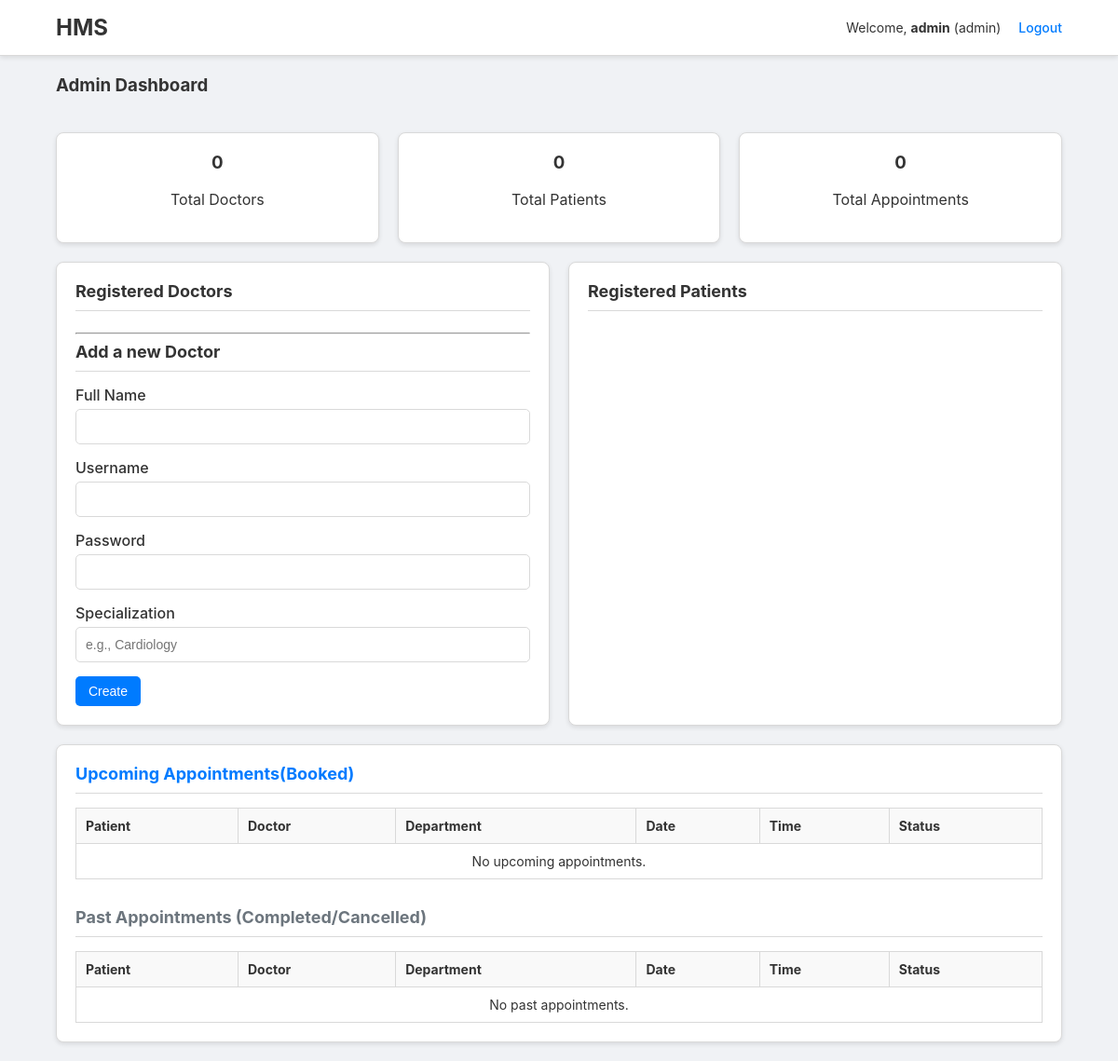
The page /admin (signed in) on the database as committed earlier.
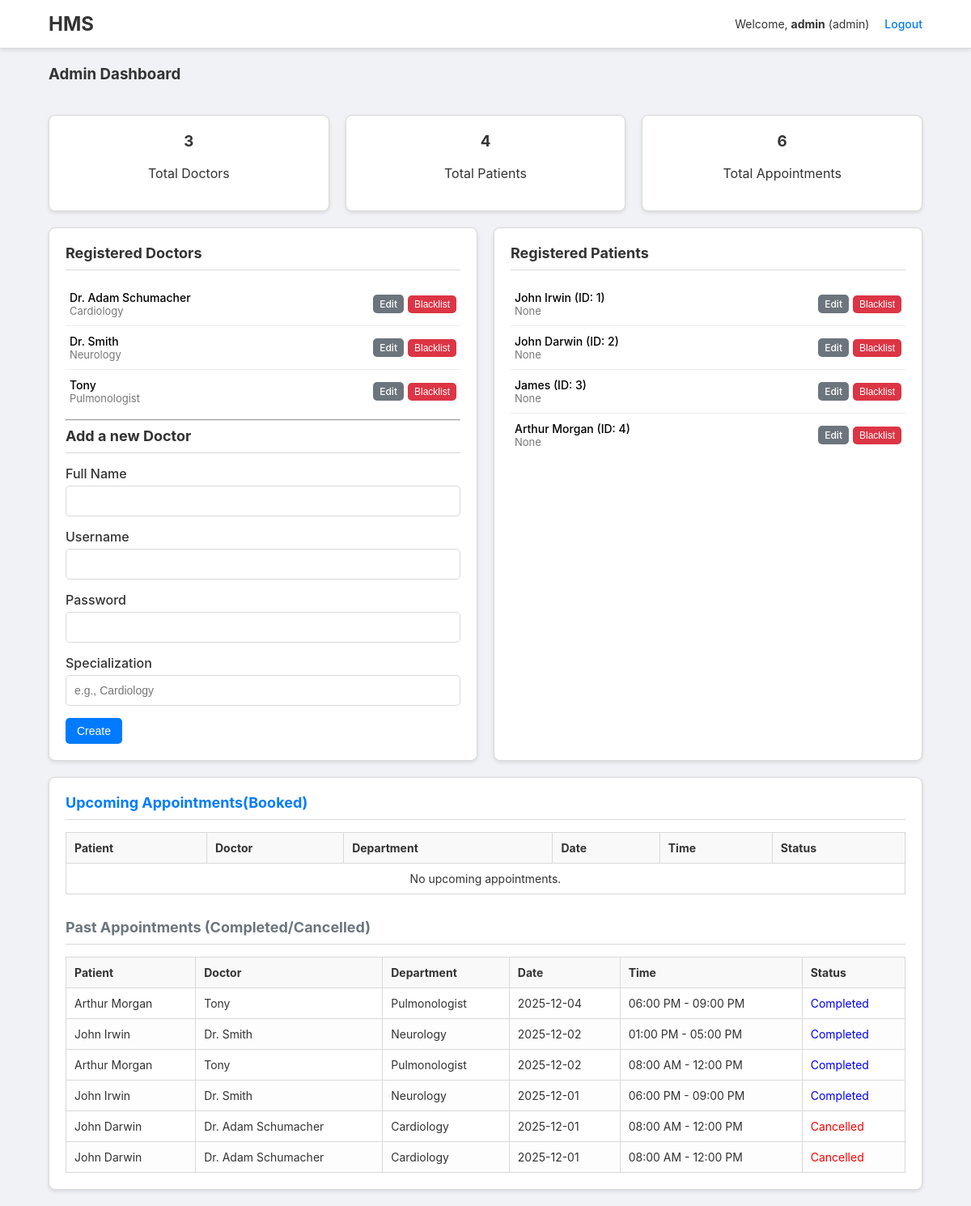
The same page on the database as committed later.
### tables this page shows
CREATE TABLE doctors (
        id INTEGER PRIMARY KEY AUTOINCREMENT,
        user_id INTEGER NOT NULL,
        fullname TEXT,
        specialization TEXT,
        bio TEXT,
        FOREIGN KEY(user_id) REFERENCES users(id)
    );

CREATE TABLE patients (
        id INTEGER PRIMARY KEY AUTOINCREMENT,
        user_id INTEGER NOT NULL,
        fullname TEXT,
        contact TEXT,
        age INTEGER,
        gender TEXT,
        FOREIGN KEY(user_id) REFERENCES users(id)
    );

CREATE TABLE appointments (
        id INTEGER PRIMARY KEY AUTOINCREMENT,
        patient_id INTEGER,
        doctor_id INTEGER,
        date TEXT,
        time_slot TEXT,
        status TEXT DEFAULT 'Booked',
        created_at TIMESTAMP DEFAULT CURRENT_TIMESTAMP,
        FOREIGN KEY(patient_id) REFERENCES patients(id),
        FOREIGN KEY(doctor_id) REFERENCES doctors(id)
    );

### admin.py (the view)
@admin_bp.route("",methods=["GET"])
def dashboard():
    if not admin_required(): return redirect("/login")
    total_doctors=query_one("SELECT COUNT(*) FROM doctors")[0]
    total_patients=query_one("SELECT COUNT(*) FROM patients")[0]
    total_appointments=query_one("SELECT COUNT(*) FROM appointments")[0]
    doctors=query_all("SELECT d.id, u.username, d.fullname, d.specialization, u.id FROM doctors d JOIN users u ON d.user_id=u.id")
    patients=query_all("SELECT p.id, u.username, p.fullname, p.contact, u.id FROM patients p JOIN users u ON p.user_id=u.id")
    upcoming_appointments=query_all("""SELECT a.id, p.fullname, d.fullname, a.date, a.time_slot, a.status, d.specialization FROM appointments a LEFT JOIN patients p ON a.patient_id=p.id LEFT JOIN doctors d ON a.doctor_id=d.id WHERE a.status = 'Booked' ORDER BY a.date ASC""")
    past_appointments=query_all("""SELECT a.id, p.fullname, d.fullname, a.date, a.time_slot, a.status, d.specialization FROM appointments a LEFT JOIN patients p ON a.patient_id=p.id LEFT JOIN doctors d ON a.doctor_id=d.id WHERE a.status IN ('Completed', 'Cancelled') ORDER BY a.date DESC""")
    return render_template("admin_dashboard.html",doctors=doctors,patients=patients,upcoming_appointments=upcoming_appointments,past_appointments=past_appointments,stats=(total_doctors,total_patients,total_appointments))

### admin.py (called while the page is built)
def admin_required():
    return session.get("role")=="admin"

### database.py (called while the page is built)
def get_conn(): return sqlite3.connect(DB_PATH)

### utils.py (called while the page is built)
def query_all(query,params=()):
    conn=get_conn()
    cur=conn.cursor()
    cur.execute(query,params)
    rows=cur.fetchall()
    conn.close()
    return rows

def query_one(query,params=()):
    conn=get_conn()
    cur=conn.cursor()
    cur.execute(query,params)
    row=cur.fetchone()
    conn.close()
    return row

### templates/admin_dashboard.html (shortened to what the changed rows need)
{% extends "base.html" %}
{% block content %}
<div class="mb-4" style="display:flex;gap:20px;margin-bottom:20px;">
    <div class="dashboard-widget" style="flex:1;text-align:center;">
        <h3>{{stats[0]}}</h3> <p>Total Doctors</p>
    </div>
    <div class="dashboard-widget" style="flex:1;text-align:center;">
        <h3>{{stats[1]}}</h3> <p>Total Patients</p>
    </div>
    <div class="dashboard-widget" style="flex:1;text-align:center;">
        <h3>{{stats[2]}}</h3> <p>Total Appointments</p>
    </div>
</div>
<div class="dashboard-grid">
    <div class="dashboard-widget">
        <ul class="widget-list">
        {% for d in doctors %}
            <li class="widget-list-item">
                <div class="item-info">
                    <div class="name">{{d[2] or d[1]}}</div> <div class="detail">{{d[3]}}</div>
                </div>
                <div class="item-actions">
                    <a href="{{url_for('admin.edit_doctor',doc_id=d[0])}}" class="btn btn-small btn-secondary">Edit</a>
                    <form method="post" action="{{url_for('admin.blacklist_user',user_id=d[4])}}" style="display:inline" onsubmit="return confirm('Blacklist this user?');">
                        <button type="submit" class="btn btn-small btn-danger">Blacklist</button>
                    </form>
                </div>
            </li>
        {% endfor %}
        </ul>
    </div>
    <div class="dashboard-widget">
        <ul class="widget-list">
        {% for p in patients %}
            <li class="widget-list-item">
                <div class="item-info">
                    <div class="name">{{p[2] or p[1]}} (ID: {{p[0]}})</div>
                    <div class="detail">{{p[3]}}</div>
                </div>
                <div class="item-actions">
                    <a href="{{url_for('admin.edit_patient',patient_id=p[0])}}" class="btn btn-small btn-secondary">Edit</a>
                    <form method="post" action="{{url_for('admin.blacklist_user',user_id=p[4])}}" style="display:inline" onsubmit="return confirm('Blacklist this user?');">
                        <button type="submit" class="btn btn-small btn-danger">Blacklist</button>
                    </form>
                </div>
            </li>
        {% endfor %}
        </ul>
    </div>
    <div class="dashboard-widget full-width">
        <div class="table-wrapper" style="margin-bottom:30px;">
            <table class="data-table">
                <thead><tr><th>Patient</th><th>Doctor</th><th>Department</th><th>Date</th><th>Time</th><th>Status</th></tr></thead>
            </table>
        </div>
        <div class="table-wrapper">
            <table class="data-table">
                <thead><tr><th>Patient</th><th>Doctor</th><th>Department</th><th>Date</th><th>Time</th><th>Status</th></tr></thead>
                <tbody>
                {% if past_appointments %}
                    {% for a in past_appointments %}
                    <tr>
                        <td>{{a[1]}}</td> <td>{{a[2]}}</td> <td>{{a[6] or 'N/A'}}</td>
                        <td>{{a[3]}}</td> <td>{{a[4]}}</td>
                        <td><span style="color:{{'red' if a[5]=='Cancelled' else 'blue'}};">{{a[5]}}</span></td>
                    </tr>
                    {% endfor %}
                {% else %}
                    <tr><td colspan="6" style="text-align:center">No past appointments.</td></tr>
                {% endif %}
                </tbody>
            </table>
        </div>
    </div>
</div>
{% endblock %}

Rows that differ between the two databases and show on the page:
added doctors: fullname "Dr. Adam Schumacher", specialization "Cardiology"
added doctors: fullname "Dr. Smith", specialization "Neurology"
added doctors: fullname "Tony", specialization "Pulmonologist"
added patients: fullname "John Irwin", id "1", contact "None"
added patients: fullname "John Darwin", id "2", p "None"
added patients: fullname "James", id "3", contact "None"
added patients: fullname "Arthur Morgan", id "4", p "None"
added appointments: fullname "Arthur Morgan", fullname "Tony", specialization "Pulmonologist", date "2025-12-04", time_slot "06:00 PM - 09:00 PM", status "Completed"
added appointments: fullname "John Irwin", fullname "Dr. Smith", specialization "Neurology", date "2025-12-02", time_slot "01:00 PM - 05:00 PM", status "Completed"
added appointments: fullname "Arthur Morgan", fullname "Tony", specialization "Pulmonologist", date "2025-12-02", time_slot "08:00 AM - 12:00 PM", status "Completed"
added appointments: fullname "John Irwin", fullname "Dr. Smith", specialization "Neurology", date "2025-12-01", time_slot "06:00 PM - 09:00 PM", status "Completed"
added appointments: fullname "John Darwin", fullname "Dr. Adam Schumacher", specialization "Cardiology", date "2025-12-01", time_slot "08:00 AM - 12:00 PM", status "Cancelled"
added appointments: fullname "John Darwin", fullname "Dr. Adam Schumacher", specialization "Cardiology", date "2025-12-01", time_slot "08:00 AM - 12:00 PM", status "Cancelled"
Other text that changed with them:
{{ stats[0] }}: "0" → "3"
{{ stats[1] }}: "0" → "4"
{{ stats[2] }}: "0" → "6"
text no longer shown: "No past appointments."
